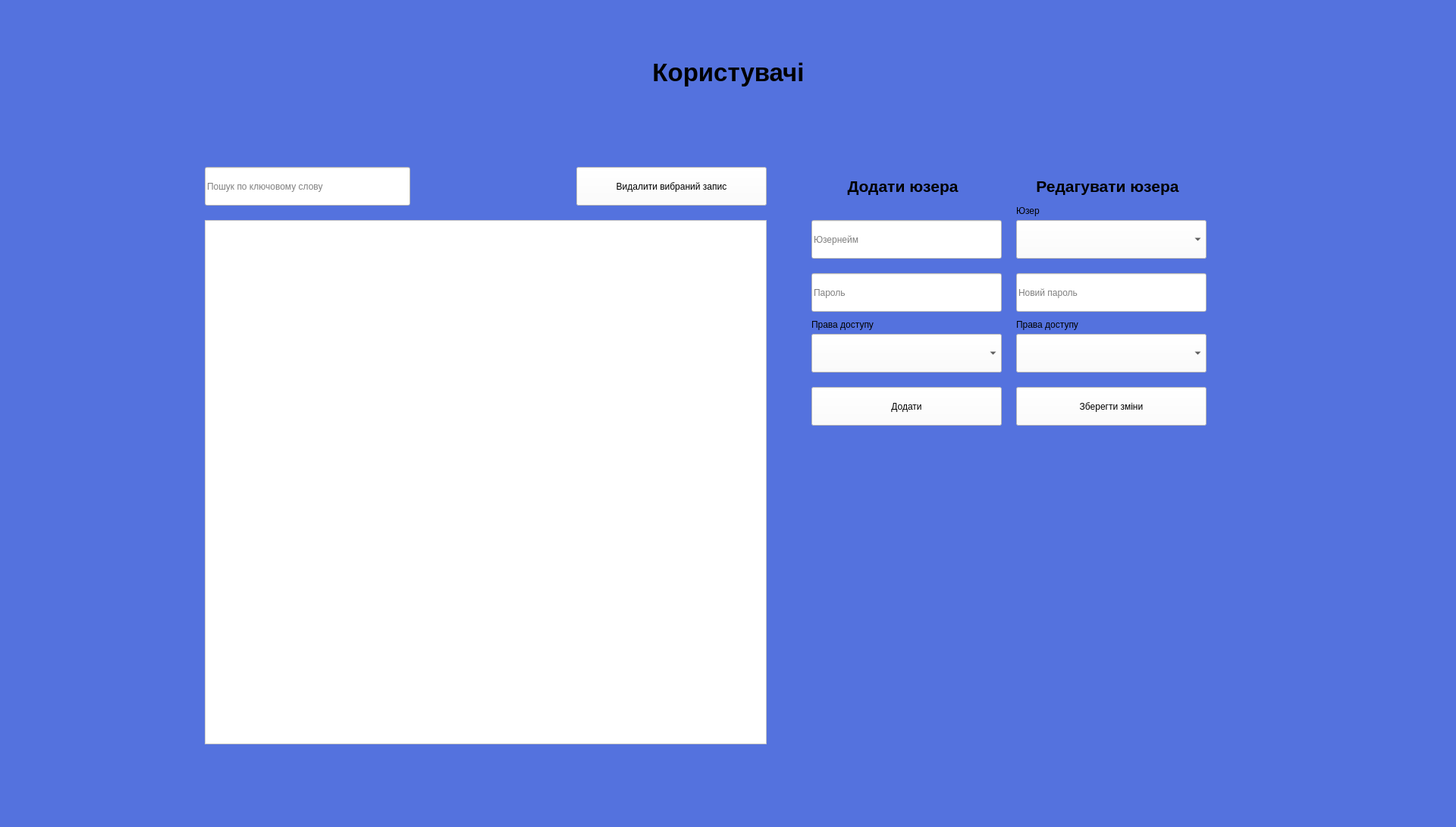
<?xml version="1.0" encoding="UTF-8"?>
<ui version="4.0">
 <class>resultWindow</class>
 <widget class="QMainWindow" name="resultWindow">
  <property name="geometry">
   <rect>
    <x>0</x>
    <y>0</y>
    <width>1920</width>
    <height>1090</height>
   </rect>
  </property>
  <property name="windowTitle">
   <string>Керування БД</string>
  </property>
  <property name="windowIcon">
   <iconset>
    <normaloff>../Downloads/symvolika-1.png</normaloff>../Downloads/symvolika-1.png</iconset>
  </property>
  <property name="styleSheet">
   <string notr="true">background: #5472DE;
background-image: url(:/newPrefix/649eb8ca76c20 (1).png);</string>
  </property>
  <widget class="QWidget" name="centralwidget">
   <widget class="QLabel" name="label_3">
    <property name="geometry">
     <rect>
      <x>590</x>
      <y>40</y>
      <width>741</width>
      <height>111</height>
     </rect>
    </property>
    <property name="font">
     <font>
      <family>Arial</family>
      <pointsize>25</pointsize>
      <weight>75</weight>
      <bold>true</bold>
     </font>
    </property>
    <property name="autoFillBackground">
     <bool>false</bool>
    </property>
    <property name="styleSheet">
     <string notr="true">background: transparent;</string>
    </property>
    <property name="text">
     <string>Користувачі</string>
    </property>
    <property name="textFormat">
     <enum>Qt::AutoText</enum>
    </property>
    <property name="alignment">
     <set>Qt::AlignCenter</set>
    </property>
   </widget>
   <widget class="QPushButton" name="pushButton_16">
    <property name="geometry">
     <rect>
      <x>1070</x>
      <y>510</y>
      <width>251</width>
      <height>51</height>
     </rect>
    </property>
    <property name="styleSheet">
     <string notr="true">background-color: rgb(255, 255, 255);</string>
    </property>
    <property name="text">
     <string>Додати</string>
    </property>
   </widget>
   <widget class="QComboBox" name="comboBox_4">
    <property name="geometry">
     <rect>
      <x>1070</x>
      <y>440</y>
      <width>251</width>
      <height>51</height>
     </rect>
    </property>
    <property name="styleSheet">
     <string notr="true">background-color: rgb(255, 255, 255);</string>
    </property>
   </widget>
   <widget class="QLineEdit" name="lineEdit_6">
    <property name="geometry">
     <rect>
      <x>270</x>
      <y>220</y>
      <width>271</width>
      <height>51</height>
     </rect>
    </property>
    <property name="styleSheet">
     <string notr="true">background-color: rgb(255, 255, 255);</string>
    </property>
    <property name="placeholderText">
     <string>Пошук по ключовому слову</string>
    </property>
   </widget>
   <widget class="QLineEdit" name="lineEdit_16">
    <property name="geometry">
     <rect>
      <x>1070</x>
      <y>290</y>
      <width>251</width>
      <height>51</height>
     </rect>
    </property>
    <property name="styleSheet">
     <string notr="true">background-color: rgb(255, 255, 255);</string>
    </property>
    <property name="placeholderText">
     <string>Юзернейм</string>
    </property>
   </widget>
   <widget class="QPushButton" name="pushButton_17">
    <property name="geometry">
     <rect>
      <x>760</x>
      <y>220</y>
      <width>251</width>
      <height>51</height>
     </rect>
    </property>
    <property name="styleSheet">
     <string notr="true">background-color: rgb(255, 255, 255);</string>
    </property>
    <property name="text">
     <string>Видалити вибраний запис</string>
    </property>
   </widget>
   <widget class="QLabel" name="label_9">
    <property name="geometry">
     <rect>
      <x>1050</x>
      <y>190</y>
      <width>281</width>
      <height>111</height>
     </rect>
    </property>
    <property name="font">
     <font>
      <family>Arial</family>
      <pointsize>16</pointsize>
      <weight>75</weight>
      <bold>true</bold>
     </font>
    </property>
    <property name="autoFillBackground">
     <bool>false</bool>
    </property>
    <property name="styleSheet">
     <string notr="true">background: transparent;</string>
    </property>
    <property name="text">
     <string>Додати юзера</string>
    </property>
    <property name="textFormat">
     <enum>Qt::AutoText</enum>
    </property>
    <property name="alignment">
     <set>Qt::AlignCenter</set>
    </property>
   </widget>
   <widget class="QTableWidget" name="tableWidget_2">
    <property name="geometry">
     <rect>
      <x>270</x>
      <y>290</y>
      <width>741</width>
      <height>691</height>
     </rect>
    </property>
    <property name="styleSheet">
     <string notr="true">background-color: rgb(255, 255, 255);</string>
    </property>
    <property name="showGrid">
     <bool>true</bool>
    </property>
    <property name="sortingEnabled">
     <bool>true</bool>
    </property>
    <property name="wordWrap">
     <bool>false</bool>
    </property>
    <property name="rowCount">
     <number>0</number>
    </property>
    <property name="columnCount">
     <number>0</number>
    </property>
    <attribute name="horizontalHeaderCascadingSectionResizes">
     <bool>false</bool>
    </attribute>
   </widget>
   <widget class="QPushButton" name="pushButton_18">
    <property name="geometry">
     <rect>
      <x>1340</x>
      <y>510</y>
      <width>251</width>
      <height>51</height>
     </rect>
    </property>
    <property name="styleSheet">
     <string notr="true">background-color: rgb(255, 255, 255);</string>
    </property>
    <property name="text">
     <string>Зберегти зміни</string>
    </property>
   </widget>
   <widget class="QLabel" name="label">
    <property name="geometry">
     <rect>
      <x>1070</x>
      <y>420</y>
      <width>91</width>
      <height>16</height>
     </rect>
    </property>
    <property name="text">
     <string>Права доступу</string>
    </property>
   </widget>
   <widget class="QLineEdit" name="lineEdit_17">
    <property name="geometry">
     <rect>
      <x>1070</x>
      <y>360</y>
      <width>251</width>
      <height>51</height>
     </rect>
    </property>
    <property name="styleSheet">
     <string notr="true">background-color: rgb(255, 255, 255);</string>
    </property>
    <property name="placeholderText">
     <string>Пароль</string>
    </property>
   </widget>
   <widget class="QComboBox" name="comboBox_5">
    <property name="geometry">
     <rect>
      <x>1340</x>
      <y>290</y>
      <width>251</width>
      <height>51</height>
     </rect>
    </property>
    <property name="styleSheet">
     <string notr="true">background-color: rgb(255, 255, 255);</string>
    </property>
   </widget>
   <widget class="QComboBox" name="comboBox_6">
    <property name="geometry">
     <rect>
      <x>1340</x>
      <y>440</y>
      <width>251</width>
      <height>51</height>
     </rect>
    </property>
    <property name="styleSheet">
     <string notr="true">background-color: rgb(255, 255, 255);</string>
    </property>
   </widget>
   <widget class="QLabel" name="label_10">
    <property name="geometry">
     <rect>
      <x>1320</x>
      <y>190</y>
      <width>281</width>
      <height>111</height>
     </rect>
    </property>
    <property name="font">
     <font>
      <family>Arial</family>
      <pointsize>16</pointsize>
      <weight>75</weight>
      <bold>true</bold>
     </font>
    </property>
    <property name="autoFillBackground">
     <bool>false</bool>
    </property>
    <property name="styleSheet">
     <string notr="true">background: transparent;</string>
    </property>
    <property name="text">
     <string>Редагувати юзера</string>
    </property>
    <property name="textFormat">
     <enum>Qt::AutoText</enum>
    </property>
    <property name="alignment">
     <set>Qt::AlignCenter</set>
    </property>
   </widget>
   <widget class="QLineEdit" name="lineEdit_18">
    <property name="geometry">
     <rect>
      <x>1340</x>
      <y>360</y>
      <width>251</width>
      <height>51</height>
     </rect>
    </property>
    <property name="styleSheet">
     <string notr="true">background-color: rgb(255, 255, 255);</string>
    </property>
    <property name="placeholderText">
     <string>Новий пароль</string>
    </property>
   </widget>
   <widget class="QLabel" name="label_2">
    <property name="geometry">
     <rect>
      <x>1340</x>
      <y>420</y>
      <width>91</width>
      <height>16</height>
     </rect>
    </property>
    <property name="text">
     <string>Права доступу</string>
    </property>
   </widget>
   <widget class="QLabel" name="label_4">
    <property name="geometry">
     <rect>
      <x>1340</x>
      <y>270</y>
      <width>41</width>
      <height>16</height>
     </rect>
    </property>
    <property name="text">
     <string>Юзер</string>
    </property>
   </widget>
  </widget>
 </widget>
 <resources>
  <include location="image.qrc"/>
 </resources>
 <connections/>
</ui>
